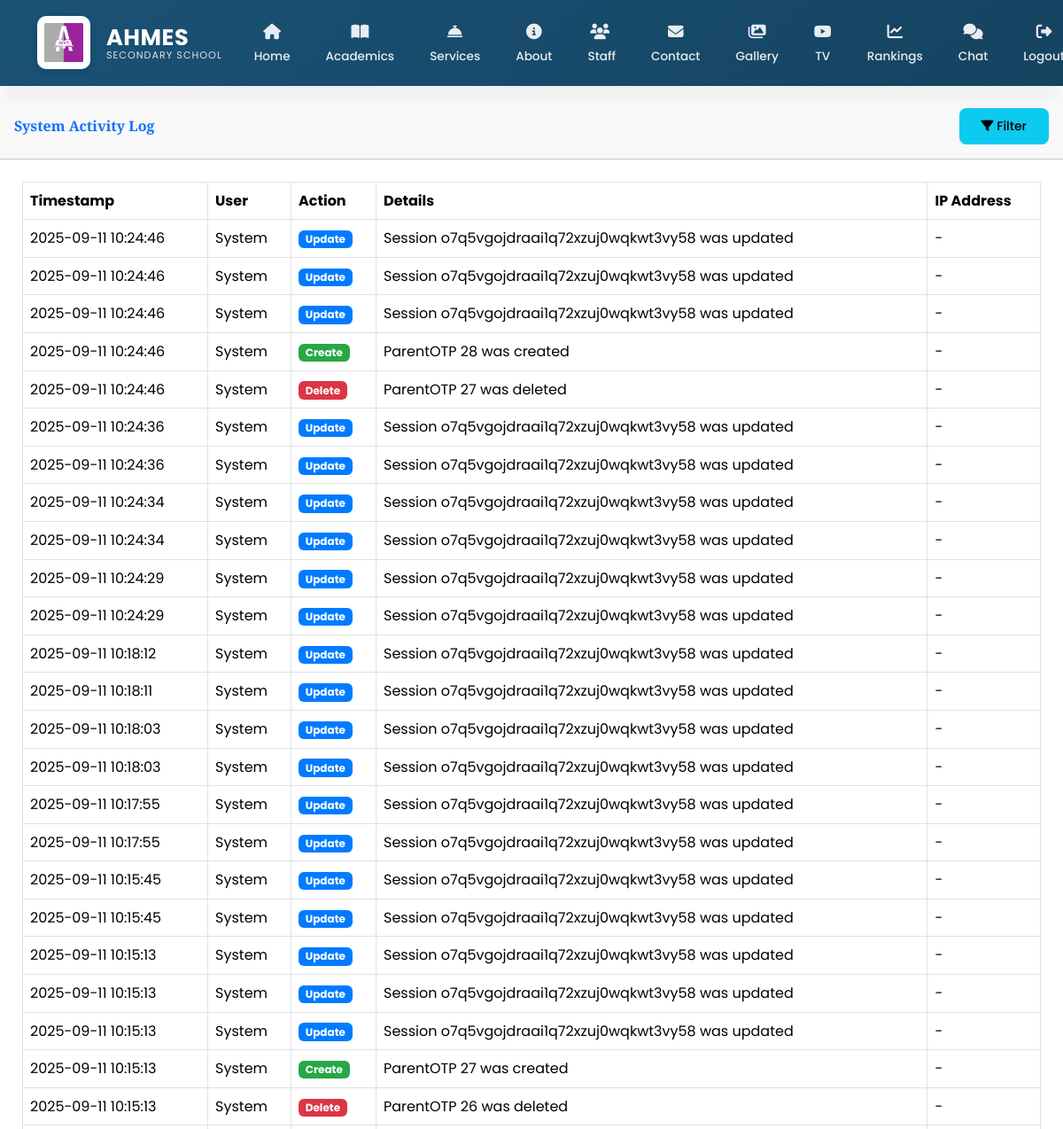
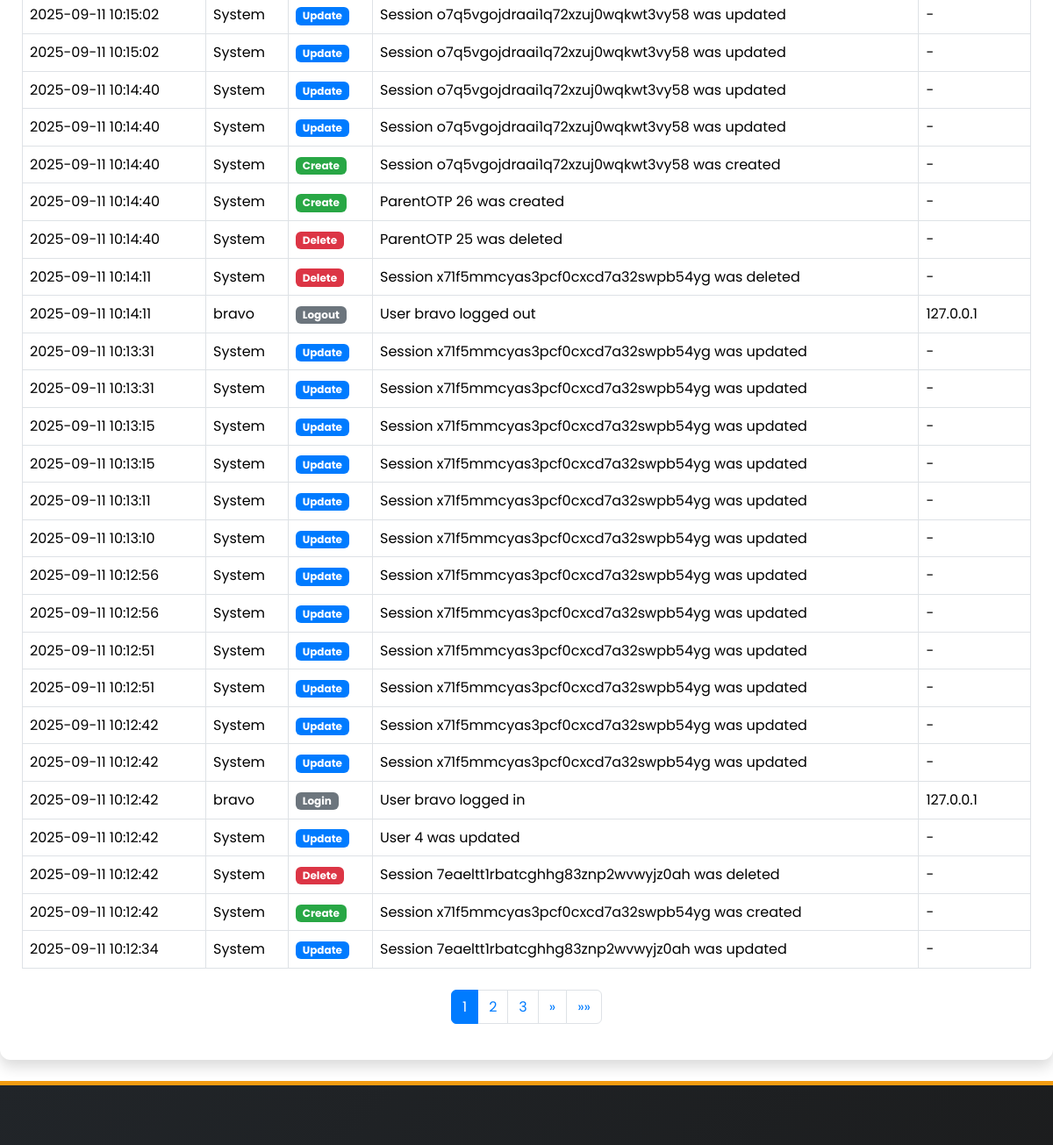
The page /ad/activity-log/ (signed in, upper part) on the database as committed earlier (2 pictures, top to bottom).
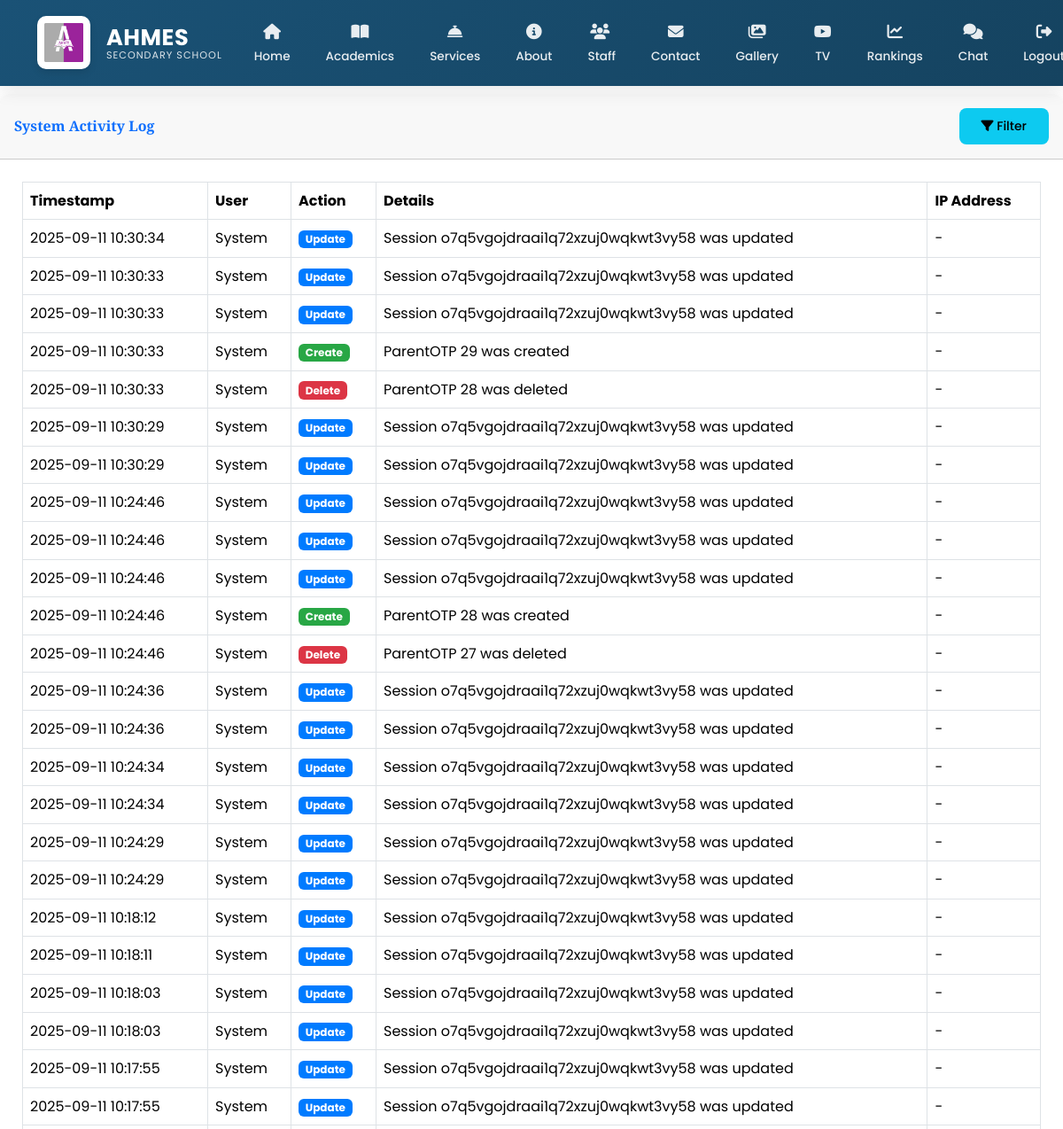
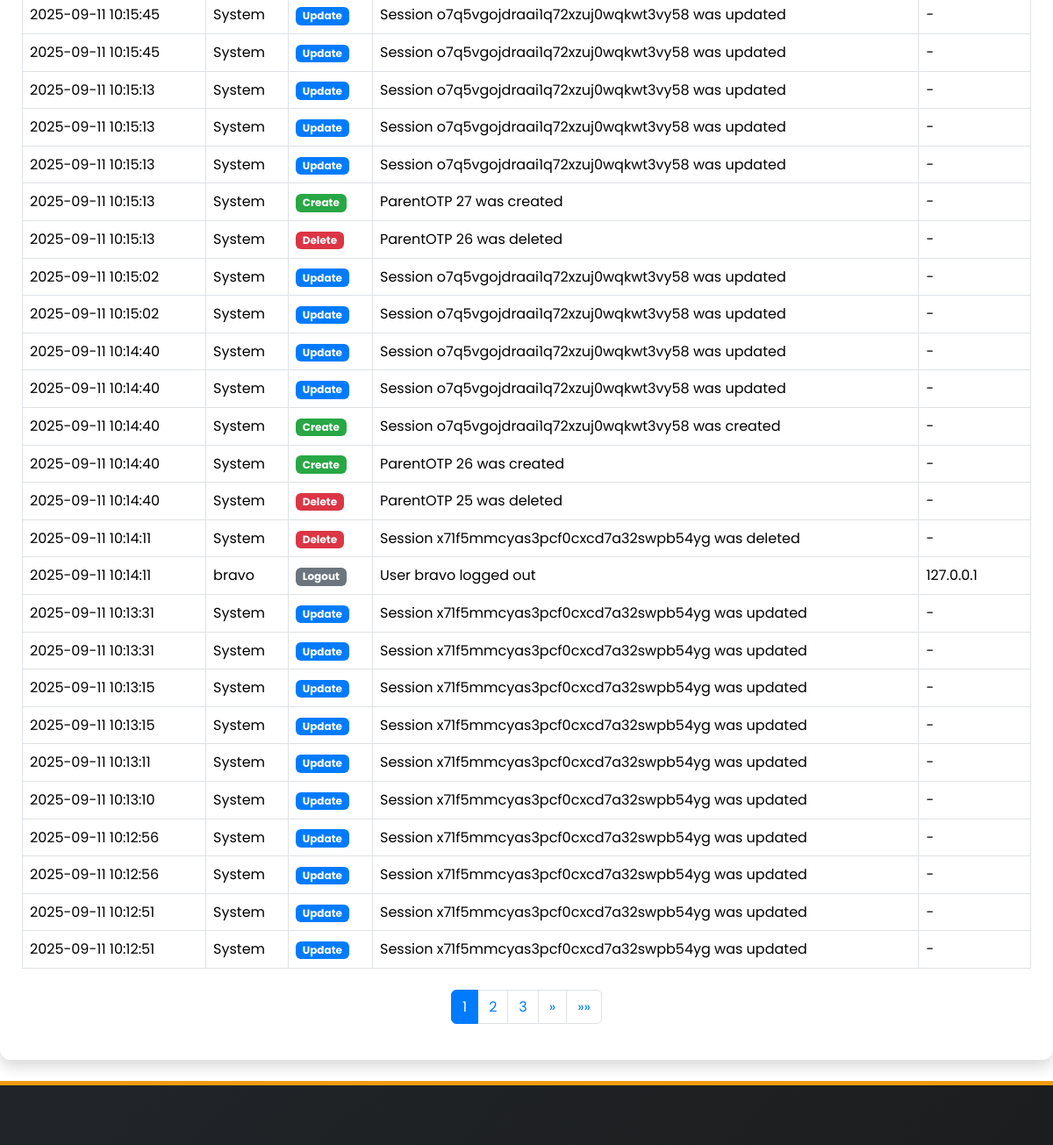
The same page on the database as committed later (2 pictures, top to bottom).
### main/models.py (models this page shows, shortened)
class ActivityLog(models.Model):
    ACTION_CHOICES = [
        ('CREATE', 'Create'),
        ('UPDATE', 'Update'),
        ('DELETE', 'Delete'),
        ('LOGIN', 'Login'),
        ('LOGOUT', 'Logout'),
        ('LOGIN_FAILED', 'Login Failed'),
        ('PASSWORD_CHANGE', 'Password Change'),
    ]
    user = models.ForeignKey(User, on_delete=models.SET_NULL, null=True, blank=True)
    action = models.CharField(max_length=20, choices=ACTION_CHOICES)
    content_type = models.ForeignKey(ContentType, on_delete=models.SET_NULL, null=True, blank=True)
    object_id = models.CharField(max_length=50, null=True, blank=True)  # Changed to CharField
    content_object = GenericForeignKey('content_type', 'object_id')
    details = models.TextField(blank=True)
    ip_address = models.GenericIPAddressField(null=True, blank=True)
    user_agent = models.CharField(max_length=255, blank=True)
    timestamp = models.DateTimeField(auto_now_add=True)
    class Meta:
        ordering = ['-timestamp']
        verbose_name = 'Activity Log'
        verbose_name_plural = 'Activity Logs'

class User(AbstractUser):
    is_parent = models.BooleanField(default=False)
    is_admin = models.BooleanField(default=False)
    is_staff_member = models.BooleanField(default=False)
    is_student = models.BooleanField(default=False)
    last_activity = models.DateTimeField(null=True, blank=True)
    groups = models.ManyToManyField(
        Group,
        verbose_name=_('groups'),
        blank=True,
        help_text=_(
            'The groups this user belongs to. A user will get all permissions '
            'granted to each of their groups.'
        ),
        related_name="custom_user_set",
        related_query_name="user",
    )
    user_permissions = models.ManyToManyField(
        Permission,
        verbose_name=_('user permissions'),
        blank=True,
        help_text=_('Specific permissions for this user.'),
        related_name="custom_user_set",
        related_query_name="user",
    )
    class Meta:
        swappable = 'AUTH_USER_MODEL'
        db_table = 'auth_user'
    def __str__(self):
        return self.username

### main/views.py (the view)
# urls.py: path('ad/activity-log/', activity_log, name='activity_log'),
@login_required
@user_passes_test(lambda u: u.is_admin)
def activity_log(request):
    action = request.GET.get('action', '')
    user_id = request.GET.get('user', '')
    date_from = request.GET.get('date_from', '')
    date_to = request.GET.get('date_to', '')
    activities = ActivityLog.objects.all().select_related('user').order_by('-timestamp')
    if action:
        activities = activities.filter(action=action)
    if user_id:
        activities = activities.filter(user_id=user_id)
    if date_from:
        try:
            date_from_obj = datetime.strptime(date_from, '%Y-%m-%d').date()
            activities = activities.filter(timestamp__date__gte=date_from_obj)
        except ValueError:
            pass
    if date_to:
        try:
            date_to_obj = datetime.strptime(date_to, '%Y-%m-%d').date()
            activities = activities.filter(timestamp__date__lte=date_to_obj)
        except ValueError:
            pass
    paginator = Paginator(activities, 50)
    page_number = request.GET.get('page')
    page_obj = paginator.get_page(page_number)
    users = User.objects.filter(activitylog__isnull=False).distinct()
    filtered_user = None
    if user_id:
        try:
            filtered_user = User.objects.get(id=user_id)
        except User.DoesNotExist:
            pass
    context = {
        'page_obj': page_obj,
        'actions': ActivityLog.ACTION_CHOICES,
        'users': users,
        'selected_action': action,
        'selected_user': user_id,
        'filtered_user': filtered_user,  # Add this
        'date_from': date_from,
        'date_to': date_to,
    }
    return render(request, 'main/activity_log.html', context)

### main/context_processors.py (called while the page is built)
def admin_counts(request):
    if request.user.is_authenticated and request.user.is_admin:
        return {
            'pending_comments': Comment.objects.filter(is_approved=False).count(),
            'gallery_count': Gallery.objects.count(),
        }
    return {}

def unread_messages_count(request):
    if request.user.is_authenticated:
        count = Message.objects.filter(
            conversation__participants=request.user,
            is_read=False
        ).exclude(
            sender=request.user
        ).count()
        print(f"DEBUG: Unread messages count for {request.user}: {count}")  # Debug output
        return {'unread_messages_count': count}
    return {}

### main/templates/main/activity_log.html (shortened to what this page needs)
{% extends 'main/base.html' %}
{% load static %}
{% block content %}
    <link href="https://cdn.jsdelivr.net/npm/select2@4.1.0-rc.0/dist/css/select2.min.css" rel="stylesheet" />
<div class="card shadow mb-4">
    <div class="card-header py-3 d-flex justify-content-between align-items-center">
        <h6 class="m-0 font-weight-bold text-primary">System Activity Log</h6>
        <div>
            <button class="btn btn-sm btn-info" data-toggle="modal" data-target="#filterModal">
                <i class="fas fa-filter"></i> Filter
            </button>
        </div>
    </div>
    <div class="card-body">
        <div class="table-responsive">
            <table class="table table-bordered table-hover" width="100%" cellspacing="0">
                <thead class="thead-dark">
                    <tr>
                        <th>Timestamp</th>
                        <th>User</th>
                        <th>Action</th>
                        <th>Details</th>
                        <th>IP Address</th>
                    </tr>
                </thead>
                <tbody>
                    {% for activity in page_obj %}
                    <tr>
                        <td>{{ activity.timestamp|date:"Y-m-d H:i:s" }}</td>
                        <td>
                            {% if activity.user %}
                                {{ activity.user.username }}
                            {% else %}
                                System
                            {% endif %}
                        </td>
                        <td>
                            <span class="badge
                                {% if activity.action == 'CREATE' %}bg-success
                                {% elif activity.action == 'UPDATE' %}bg-primary
                                {% elif activity.action == 'DELETE' %}bg-danger
                                {% else %}bg-secondary{% endif %} text-white">
                                {{ activity.get_action_display }}
                            </span>
                        </td>
                        <td>{{ activity.details }}</td>
                        <td>{{ activity.ip_address|default:"-" }}</td>
                    </tr>
                    {% empty %}
                    <tr>
                        <td colspan="5" class="text-center">No activities found matching your filters</td>
                    </tr>
                    {% endfor %}
                </tbody>
            </table>
            {% if page_obj.paginator.num_pages > 1 %}
            <nav aria-label="Page navigation">
                <ul class="pagination justify-content-center mt-4">
                    {% for num in page_obj.paginator.page_range %}
                        {% if page_obj.number == num %}
                        <li class="page-item active"><a class="page-link" href="#">{{ num }}</a></li>
                        {% elif num > page_obj.number|add:'-3' and num < page_obj.number|add:'3' %}
                        <li class="page-item"><a class="page-link" href="?page={{ num }}">{{ num }}</a></li>
                        {% endif %}
                    {% endfor %}
                    {% if page_obj.has_next %}
                    <li class="page-item">
                        <a class="page-link" href="?page={{ page_obj.next_page_number }}" aria-label="Next">
                            <span aria-hidden="true">&raquo;</span>
                        </a>
                    </li>
                    <li class="page-item">
                        <a class="page-link" href="?page={{ page_obj.paginator.num_pages }}" aria-label="Last">
                            <span aria-hidden="true">&raquo;&raquo;</span>
                        </a>
                    </li>
                    {% endif %}
                </ul>
            </nav>
            {% endif %}
        </div>
    </div>
</div>
{% endblock %}

Rows that differ between the two databases and show on the page:
no longer on this page (row unchanged): ActivityLog: timestamp "2025-09-11 10:12:42", shows "System", action "Update", details "Session x71f5mmcyas3pcf0cxcd7a32swpb54yg was updated", ip_address "-"
no longer on this page (row unchanged): ActivityLog: timestamp "2025-09-11 10:12:42", shows "System", action "Update", details "Session x71f5mmcyas3pcf0cxcd7a32swpb54yg was updated", ip_address "-"
no longer on this page (row unchanged): ActivityLog: timestamp "2025-09-11 10:12:42", user.username "bravo", action "Login", details "User bravo logged in", ip_address "127.0.0.1"
no longer on this page (row unchanged): ActivityLog: timestamp "2025-09-11 10:12:42", shows "System", action "Update", details "User 4 was updated", ip_address "-"
no longer on this page (row unchanged): ActivityLog: timestamp "2025-09-11 10:12:42", shows "System", action "Delete", details "Session 7eaeltt1rbatcghhg83znp2wvwyjz0ah was deleted", ip_address "-"
no longer on this page (row unchanged): ActivityLog: timestamp "2025-09-11 10:12:42", shows "System", action "Create", details "Session x71f5mmcyas3pcf0cxcd7a32swpb54yg was created", ip_address "-"
no longer on this page (row unchanged): ActivityLog: timestamp "2025-09-11 10:12:34", shows "System", action "Update", details "Session 7eaeltt1rbatcghhg83znp2wvwyjz0ah was updated", ip_address "-"
added ActivityLog: timestamp "2025-09-11 10:30:34", shows "System", action "Update", details "Session o7q5vgojdraai1q72xzuj0wqkwt3vy58 was updated", ip_address "-"
added ActivityLog: timestamp "2025-09-11 10:30:33", shows "System", action "Update", details "Session o7q5vgojdraai1q72xzuj0wqkwt3vy58 was updated", ip_address "-"
added ActivityLog: timestamp "2025-09-11 10:30:33", shows "System", action "Update", details "Session o7q5vgojdraai1q72xzuj0wqkwt3vy58 was updated", ip_address "-"
added ActivityLog: timestamp "2025-09-11 10:30:33", shows "System", action "Create", details "ParentOTP 29 was created", ip_address "-"
added ActivityLog: timestamp "2025-09-11 10:30:33", shows "System", action "Delete", details "ParentOTP 28 was deleted", ip_address "-"
added ActivityLog: timestamp "2025-09-11 10:30:29", shows "System", action "Update", details "Session o7q5vgojdraai1q72xzuj0wqkwt3vy58 was updated", ip_address "-"
added ActivityLog: timestamp "2025-09-11 10:30:29", shows "System", action "Update", details "Session o7q5vgojdraai1q72xzuj0wqkwt3vy58 was updated", ip_address "-"
